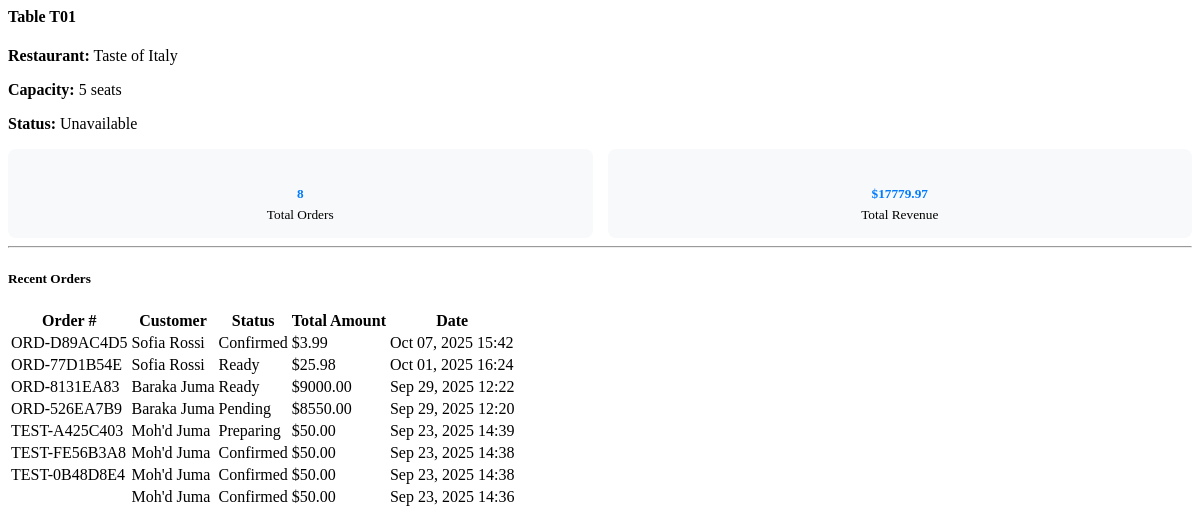
The app's page /system-admin/table-details/2/ (signed in), older data.
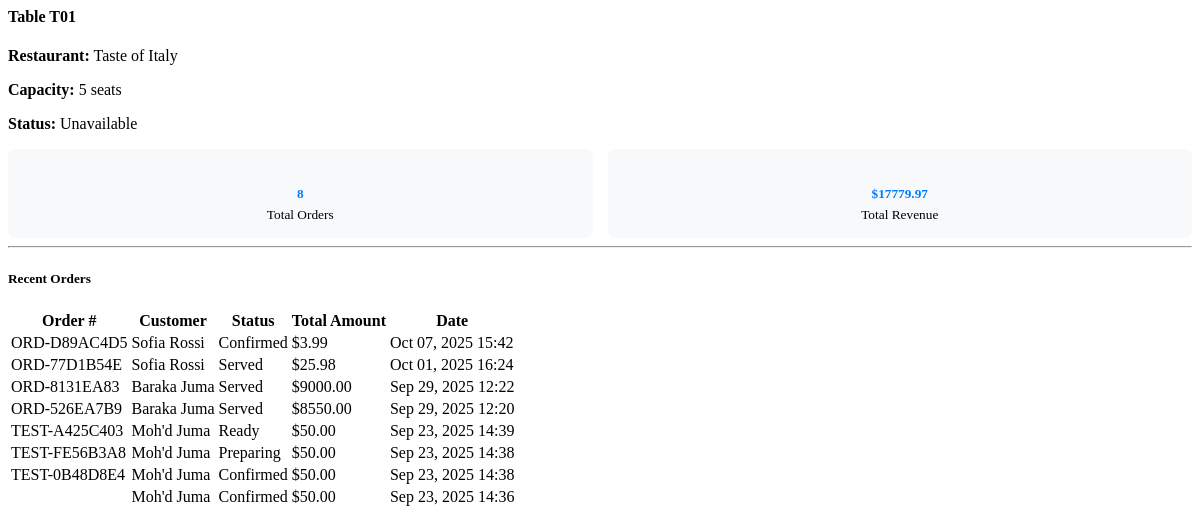
The same page, newer data.
### orders/models.py (models this page shows, shortened)
class Order(models.Model):
    STATUS_CHOICES = [
        ('pending', 'Pending'),
        ('confirmed', 'Confirmed'),
        ('preparing', 'Preparing'),
        ('ready', 'Ready'),
        ('served', 'Served'),
        ('cancelled', 'Cancelled'),
        ('customer_refused', 'Customer Refused'),
        ('kitchen_error', 'Kitchen Error'),
        ('quality_issue', 'Quality Issue'),
        ('wasted', 'Food Wasted'),
    ]
    PAYMENT_STATUS_CHOICES = [
        ('unpaid', 'Unpaid'),
        ('paid', 'Paid'),
        ('partial', 'Partial'),
    ]
    order_number = models.CharField(max_length=20, unique=True)
    table_info = models.ForeignKey(TableInfo, on_delete=models.CASCADE, related_name='orders')
    ordered_by = models.ForeignKey(User, on_delete=models.CASCADE, related_name='orders_placed')
    confirmed_by = models.ForeignKey(User, on_delete=models.SET_NULL, null=True, blank=True, related_name='orders_confirmed')
    status = models.CharField(max_length=20, choices=STATUS_CHOICES, default='pending')
    total_amount = models.DecimalField(max_digits=10, decimal_places=2, default=Decimal('0.00'))
    payment_amount = models.DecimalField(max_digits=10, decimal_places=2, null=True, blank=True)
    payment_status = models.CharField(max_length=20, choices=PAYMENT_STATUS_CHOICES, default='unpaid')
    reason_if_cancelled = models.TextField(blank=True)
    special_instructions = models.TextField(blank=True)
    created_at = models.DateTimeField(auto_now_add=True)
    updated_at = models.DateTimeField(auto_now=True)
    class Meta:
        ordering = ['-created_at']

### accounts/models.py (models this page shows, shortened)
class User(AbstractUser):
    role = models.ForeignKey(Role, on_delete=models.CASCADE, null=True, blank=True)
    owner = models.ForeignKey('self', on_delete=models.CASCADE, null=True, blank=True,
                             related_name='owned_users', limit_choices_to={'role__name': 'owner'})
    restaurant_name = models.CharField(max_length=200, blank=True,
                                     help_text="Name of the restaurant (for owners only)")
    restaurant_description = models.TextField(blank=True,
                                            help_text="Description of the restaurant (for owners only)")
    restaurant_qr_code = models.CharField(max_length=50, unique=True, blank=True, null=True,
                                        help_text="Unique QR code for restaurant access")
    tax_rate = models.DecimalField(max_digits=5, decimal_places=4, default=Decimal('0.0800'),
                                 help_text="Tax rate as decimal (e.g., 0.0800 for 8%, 0.0500 for 5%)")
    phone_number = models.CharField(max_length=15, blank=True)
    address = models.TextField(blank=True)
    is_active_staff = models.BooleanField(default=True)
    created_at = models.DateTimeField(auto_now_add=True)
    updated_at = models.DateTimeField(auto_now=True)
    def is_administrator(self):
        return self.role and self.role.name == 'administrator'

### system_admin/views.py (the view)
# urls.py: path('table-details/<int:table_id>/', views.table_details, name='table_details'),
@login_required
def table_details(request, table_id):
    if not request.user.is_administrator():
        return JsonResponse({'success': False, 'message': 'Access denied'})
    table = get_object_or_404(TableInfo, id=table_id)
    orders = Order.objects.filter(table_info=table)
    total_orders = orders.count()
    recent_orders = orders.select_related('ordered_by').order_by('-created_at')[:10]
    total_revenue = sum(order.total_amount for order in orders)
    context = {
        'table': table,
        'total_orders': total_orders,
        'total_revenue': total_revenue,
        'recent_orders': recent_orders,
    }
    return render(request, 'system_admin/table_details.html', context)

### templates/system_admin/table_details.html (shortened to what this page needs)
<div class="table-details">
    <div class="row">
        <div class="col-md-6">
            <h4>Table {{ table.tbl_no }}</h4>
            <p><strong>Restaurant:</strong> {{ table.owner.restaurant_name }}</p>
            <p><strong>Capacity:</strong> {{ table.capacity }} seats</p>
            <p><strong>Status:</strong>
                <span class="badge {% if table.is_available %}bg-success{% else %}bg-danger{% endif %}">
                    {% if table.is_available %}Available{% else %}Unavailable{% endif %}
                </span>
            </p>
        </div>
        <div class="col-md-6">
            <div class="stats-grid">
                <div class="stat-item">
                    <h5>{{ total_orders }}</h5>
                    <small class="text-muted">Total Orders</small>
                </div>
                <div class="stat-item">
                    <h5>${{ total_revenue|floatformat:2 }}</h5>
                    <small class="text-muted">Total Revenue</small>
                </div>
            </div>
        </div>
    </div>
    <hr>
    <div class="row">
        <div class="col-12">
            <h5>Recent Orders</h5>
            {% if recent_orders %}
                <div class="table-responsive">
                    <table class="table table-sm">
                        <thead>
                            <tr>
                                <th>Order #</th>
                                <th>Customer</th>
                                <th>Status</th>
                                <th>Total Amount</th>
                                <th>Date</th>
                            </tr>
                        </thead>
                        <tbody>
                            {% for order in recent_orders %}
                            <tr>
                                <td>{{ order.order_number }}</td>
                                <td>{{ order.ordered_by.get_full_name|default:order.ordered_by.username }}</td>
                                <td>
                                    <span class="badge
                                        {% if order.status == 'pending' %}bg-warning
                                        {% elif order.status == 'confirmed' %}bg-info
                                        {% elif order.status == 'preparing' %}bg-primary
                                        {% elif order.status == 'ready' %}bg-success
                                        {% elif order.status == 'served' %}bg-dark
                                        {% elif order.status == 'cancelled' %}bg-danger
                                        {% endif %}">
                                        {{ order.get_status_display }}
                                    </span>
                                </td>
                                <td>${{ order.total_amount|floatformat:2 }}</td>
                                <td>{{ order.created_at|date:"M d, Y H:i" }}</td>
                            </tr>
                            {% endfor %}
                        </tbody>
                    </table>
                </div>
            {% else %}
                <p class="text-muted">No orders found for this table.</p>
            {% endif %}
        </div>
    </div>
</div>

Row changes from the older to the newer data that the page shows:
changed Order "ORD-77D1B54E": status "Ready" → "Served"
changed Order "ORD-8131EA83": status "Ready" → "Served"
changed Order "ORD-526EA7B9": status "Pending" → "Served"
changed Order "TEST-A425C403": status "Preparing" → "Ready"
changed Order "TEST-FE56B3A8": status "Confirmed" → "Preparing"
